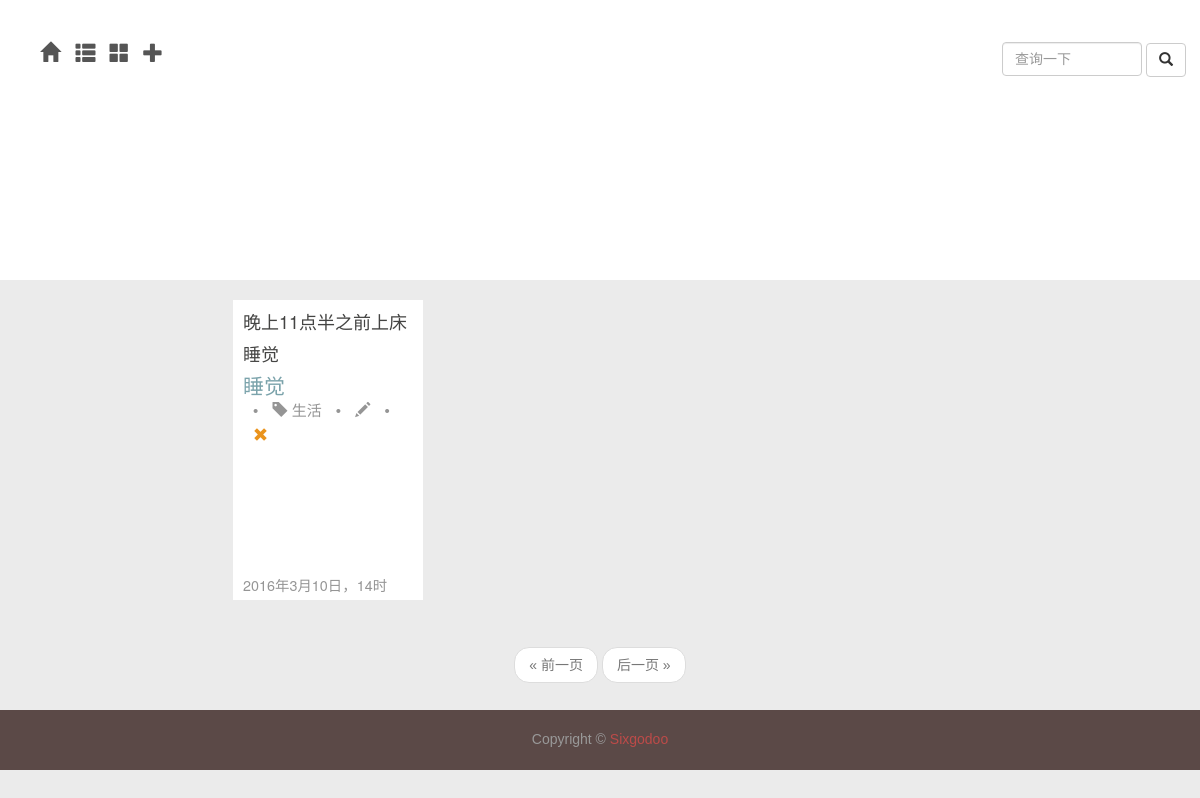
Page /daily/0 on the earlier database version.
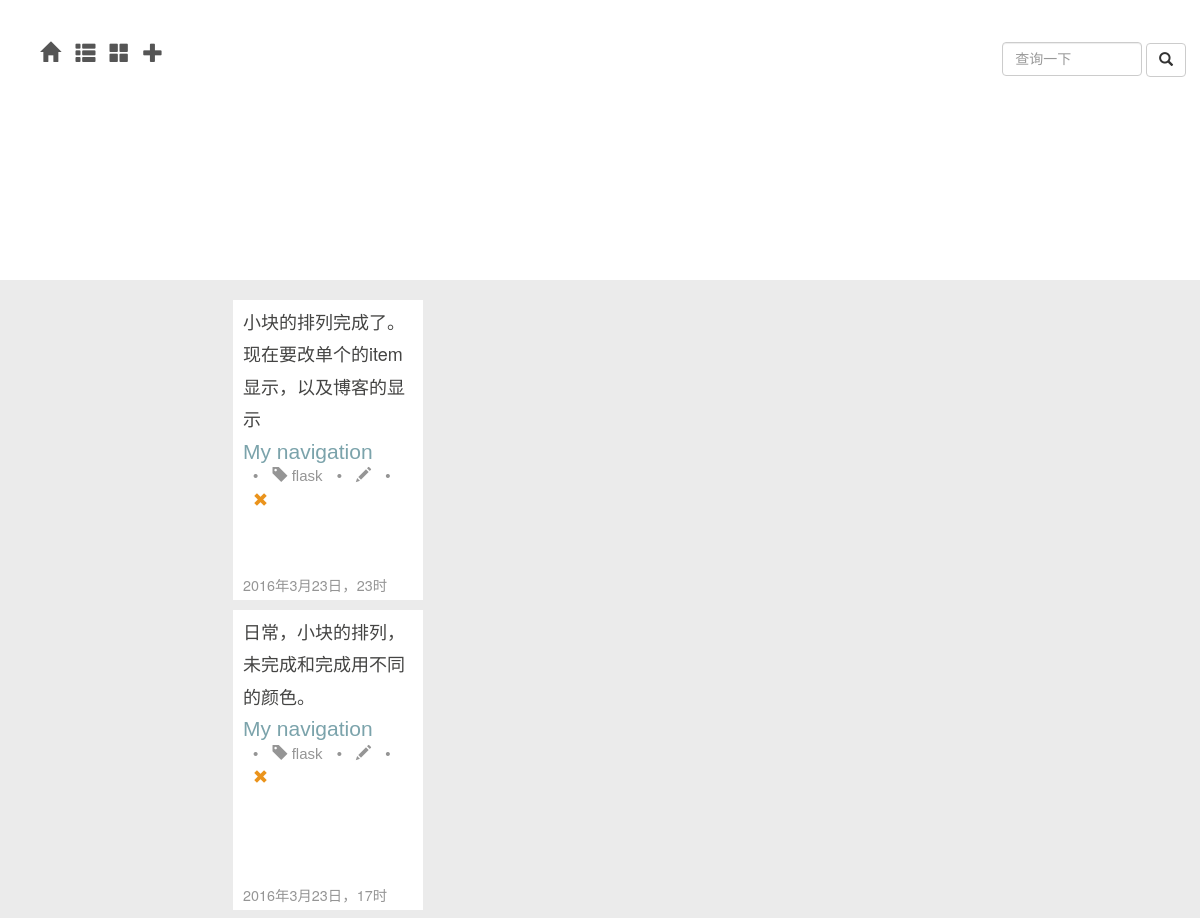
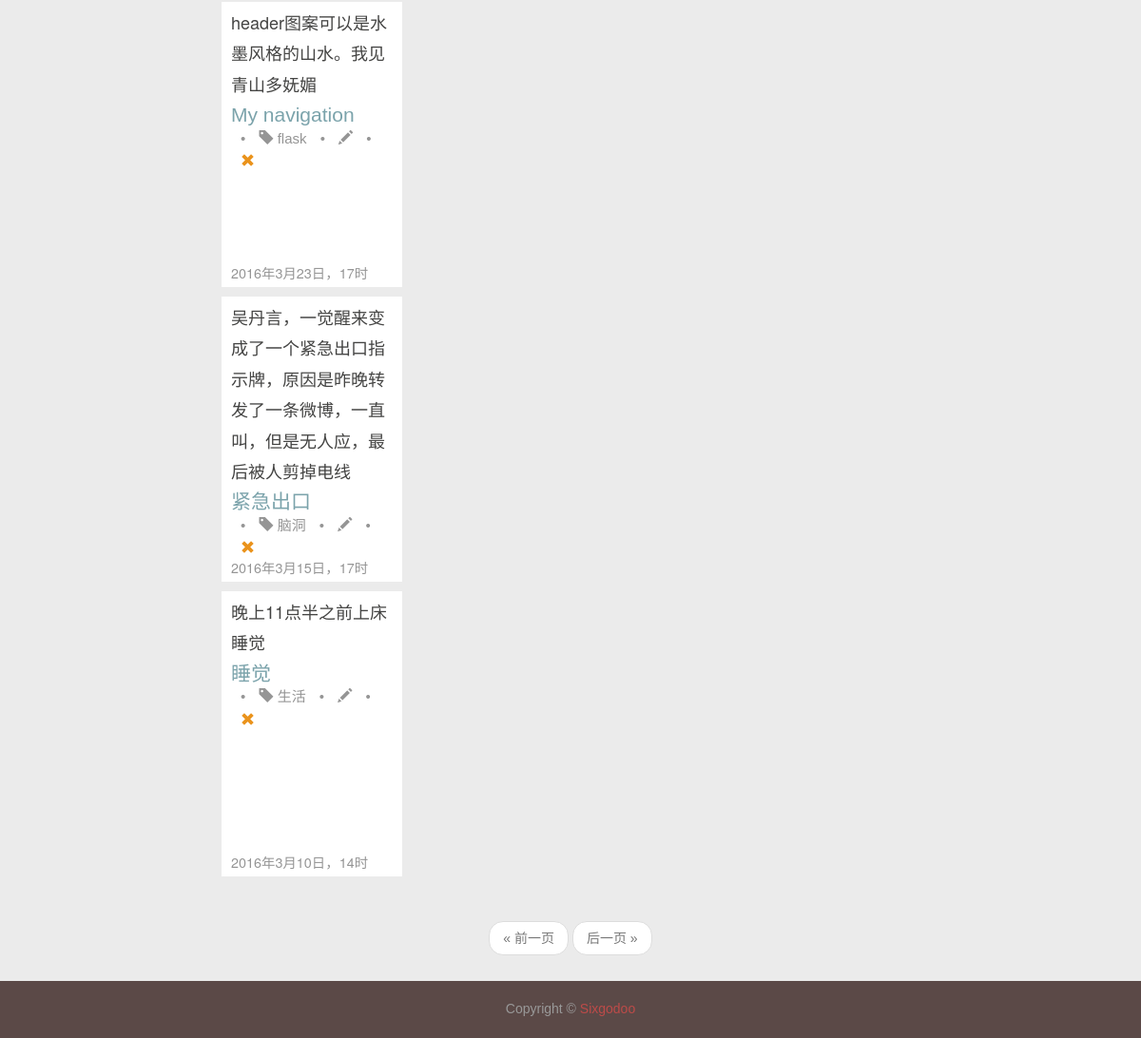
Same page on the later database version (2 pictures, top to bottom).
### app/models.py (models this page shows, shortened)
class Item(db.Model):
	__tablename__ = 'items'
	id = db.Column(db.Integer, primary_key = True)
	name = db.Column(db.String, index = True)
	tag_id = db.Column(db.Integer, db.ForeignKey('tags.id'))
	timestamp = db.Column(db.DateTime,index=True,default=datetime.now)
	flags = db.Column(db.SmallInteger)								   # 16 bits integer, now 0 means not abandoned 2016.03.04 12:59:26
	text = db.Column(db.Text)

class Tag(db.Model):
	__tablename__ = 'tags'
	id = db.Column(db.Integer, primary_key = True)
	name = db.Column(db.String, unique = True)
	items = db.relationship('Item', backref = 'tag')

### app/main/views.py (the view)
@main.route('/daily/<int:req_id>',methods=['GET','POST'])
def daily_req(req_id):
	form = QueryItemForm()
	if form.validate_on_submit():
		items = Item.query.filter_by(name=form.item_name.data).order_by(Item.timestamp.desc()).all()
		return render_template('daily.html',items=items,form=form)
	page = request.args.get('page',1,type=int)
	if req_id==1:
		pagination = Item.query.filter_by(flags=1).order_by(Item.timestamp.desc()).paginate(page,per_page=current_app.config['FLASKY_POSTS_PER_PAGE'],error_out=False)
	else:
		pagination = Item.query.filter_by(flags=0).order_by(Item.timestamp.desc()).paginate(page,per_page=current_app.config['FLASKY_POSTS_PER_PAGE'],error_out=False)
	items = pagination.items
	return render_template('daily_req.html',title=u"日常",items=items,form=form,pagination=pagination,req_id=req_id)

### app/main/forms.py
class QueryItemForm(Form):
	item_name = StringField('',\
		validators=[Required()])
	submit = SubmitField(u'查询')

### app/templates/daily_req.html (shortened to what this page needs)
{% extends "new_base.html" %}
{% import "bootstrap/wtf.html" as wtf %}
{%block nav_extent%}
<div class="nav-ul lg">
	<div class="dropdown">
	<a class="dropdown-toggle" data-toggle="dropdown" role="button" aria-haspopup="true" aria-expanded="true">
		<span class="glyphicon glyphicon-th-large" aria-hidden="true"></span>
	</a>
	</div>
</div>
<div class="nav-ul lg">
	<div class="dropdown">
	<a class="dropdown-toggle" data-toggle="dropdown" role="button" aria-haspopup="true" aria-expanded="false">
		<span class="glyphicon glyphicon-plus" aria-hidden="true"></span>
	</a>
</div>
</div>
{%endblock%}
{% block content %}
	{% if items %}
	{% for item in items %}
	<section>
		<div class="container">
			<div class="row">
				<main class="col-md-8 col-md-offset-2">
					<article class="post">
						<header class="post-text">
							<p>{{item.text}}</p>
							<p class="post-time">
								{{item.timestamp.year}}年{{item.timestamp.month}}月{{item.timestamp.day}}日，{{item.timestamp.hour}}时
							</p>
						</header>
						<div class="post-meta">
							<a href={{url_for('main.item',item_id=item.id)}}>
								{{ item.name }}
							</a>
							<div class="post-extent">
								<ul class="list-inline">
									<li>•</li>
									<li>
										<span class="glyphicon glyphicon-tag"></span>
										<a href={{url_for('main.tag',tag_id=item.tag.id)}}>{{item.tag.name}}</a>
									</li>
									<li>•</li>
									<li>
										<a href={{url_for('main.edit_item',item_id=item.id)}}>
											<span class="glyphicon glyphicon-pencil"></span>
										</a>
									</li>
									<li>•</li>
									<li>
										{% if item.flags %}
										<span class="glyphicon glyphicon-ok" style="color:#F16A6A;"></span>
										{% else %}
										<span class="glyphicon glyphicon-remove" style="color:#EA931C"></span>
										{% endif %}
									</li>
							</div>
						</div>
					</article>
				</main>
			</div>
		</div>
	</section>
	{% endfor %}
	{% endif %}
<div class="container">
	<div class="nav-query">
		<form action="" method="post" name="item_query">
				{{form.item_name(class="form-control",placeholder="查询一下")}}
				<button class="btn btn-default" type="submit" style="inline-block">
					<span class="glyphicon glyphicon-search"></span>
				</button>
		</form>
	</div>
</div>
{% endblock %}
{% block page %}
{% if pagination %}
<div class="pagination my-pagination">
	<div class="container">
		{{macros.pagination_widget(pagination,'main.daily_req',req_id=req_id)}}
	</div>
</div>
{% endif %}
{% endblock %}

### app/templates/new_base.html (shortened to what this page needs)
{% extends "base.html" %}
{% import "bootstrap/wtf.html" as wtf %}
{% import "_macros.html" as macros %}
{% block head %}
	<link href={{ url_for('static',filename='my_style.css') }} rel="stylesheet">
{% endblock %}
{% block body %}
<header class="header">
</header>
{% block content %}{% endblock %}
{% block page %}{% endblock %}
<div class="filler">
</div>
<div class="copyright">
  <div class="container">
    <span>Copyright &copy; <a href={{url_for('main.index')}}>Sixgodoo</a></span>
  </div>
</div>
<div class="container">
  <div class="nav">
      <a href={{url_for('main.index')}} id="back-to-top" class="lg">
        <span class="glyphicon glyphicon-home">
        </span>
      </a>
      <div class="nav-ul lg">
        <div class="dropdown">
        <a class="dropdown-toggle" data-toggle="dropdown" role="button" aria-haspopup="true" aria-expanded="false">
          <span class="glyphicon glyphicon-th-list" aria-hidden="true"></span>
        </a>
      </div>
      </div>
      {% block nav_extent %}{% endblock %}
  </div>
</div>
{% endblock %}

### app/templates/base.html (shortened to what this page needs)
<!DOCTYPE HTML>
<html lang="zh-CN">
<head>
  	<link href={{ url_for('static',filename='bootstrap/css/bootstrap.min.css') }} rel="stylesheet">
	{% block head %}{% endblock %}
</head>
<body>
    {% block body %}{% endblock %}
</body>
</html>

### app/templates/_macros.html
{% macro pagination_widget(pagination, endpoint, fragment='') %}
<nav>
<ul class="pager">
    <li {% if not pagination.has_prev %} class="disabled"{% endif %}>
        <a href="{% if pagination.has_prev %}{{ url_for(endpoint, page=pagination.prev_num, **kwargs) }}{{ fragment }}{% else %}#{% endif %}">
           <span aria-hidden="true"> &laquo;</span> 前一页
        </a>
    </li>
    <li{% if not pagination.has_next %} class="disabled"{% endif %}>
        <a href="{% if pagination.has_next %}{{ url_for(endpoint, page=pagination.next_num, **kwargs) }}{{ fragment }}{% else %}#{% endif %}">后一页
            <span aria-hidden="true">&raquo;</span>
        </a>
    </li>
</ul>
</nav>
{% endmacro %}

### app/static/my_style.css (style rules this page uses)
body { min-height: 700px; color: #555; font-size: 14px; line-height:1.75em; background:#ebebeb; position:relative; font-family:"Lucida Grande", Helvetica, Arial, STXihei, "华文细黑", "Microsoft YaHei", "微软雅黑", sans-serif; }
.header { height: 20em; background-color: #FFFFFF; margin-bottom: 20px; }
.post { width: 190px; height: 300px; padding-left: 10px; padding-right: 7px; background:#FFFFFF; margin-left: 8px; margin-right: 8px; margin-bottom: 10px; position:relative; overflow:hidden; }
.post a { color: #1F5F5D; }
.post p { margin: 0; }
.post-text { margin: 5px 0; color: #444443; font:normal 18px/1.8 "Helvetica Neue", "Helvetica", "Arial", "Hiragino Sans GB", "Microsoft Yahei", "WenQuanYi Micro Hei", "sans-serif"; }
.post-meta { font-size: 1.5em; }
.post-meta a { color:#7BA3AB; }
.post-extent a { color: #959595; }
.post-time { position: absolute; bottom: 2px; font-size: 0.8em; color: #959595; text-align: right; }
.post-extent { display: flex; min-height: 100vh; flex-direction: column; width: auto; height: 20px; color: #959595; font-size: 15px; display: inline-block; margin: 0 10px; }
.copyright { display: block; position: absolute; bottom: 0; width: 100%; height: 60px; background-color: #5B4947; text-align: center; padding-top:1.2em; color: #999; bottom: 0; }
.copyright a { color: #BD4B49; }
.nav { padding: 0.2em 0.5em; position: fixed; left: 2em; top: 2em; width: auto; }
.nav a { color: #555; }
.nav-query { position: fixed; right: 1em; top:3em; width: auto; }
.nav-query .form-control { display: inline-block; width:10em; margin-right: 0; }
.nav-ul { display: inline-block; padding-left: 0.3em; }
.lg { padding: 10px 5px; font-size: 20px; margin-bottom: -10px; }
.filler { height: 100px; }
.my-pagination { display: block; bottom: 100px; margin: 0; width: 100%; height: 60px; text-align: center; padding-top:1.2em; }
.my-pagination a { color:#333; }

### app/templates/base.html (style rules this page uses)
article, aside, details, figcaption, figure, footer, header, hgroup, menu, nav, section { display: block; }

Differences in the rows shown:
added Item: text "小块的排列完成了。现在要改单个的item显示，以及博客的显示", timestamp.year "2016", timestamp.month "3", timestamp.day "23", timestamp.hour "23", name "My navigation", tag.name "flask", flags 0 (drawn)
added Item: text "日常，小块的排列，未完成和完成用不同的颜色。", timestamp.year "2016", timestamp.month "3", timestamp.day "23", timestamp.hour "17", name "My navigation", tag.name "flask", flags 0 (drawn)
added Item: text "header图案可以是水墨风格的山水。我见青山多妩媚", timestamp.year "2016", timestamp.month "3", timestamp.day "23", timestamp.hour "17", name "My navigation", tag.name "flask", flags 0 (drawn)
added Item: text "吴丹言，一觉醒来变成了一个紧急出口指示牌，原因是昨晚转发了一条微博，一直叫，但是无人应，最后被人剪掉电线", timestamp.year "2016", timestamp.month "3", timestamp.day "15", timestamp.hour "17", name "紧急出口", tag.name "脑洞", flags 0 (drawn)
